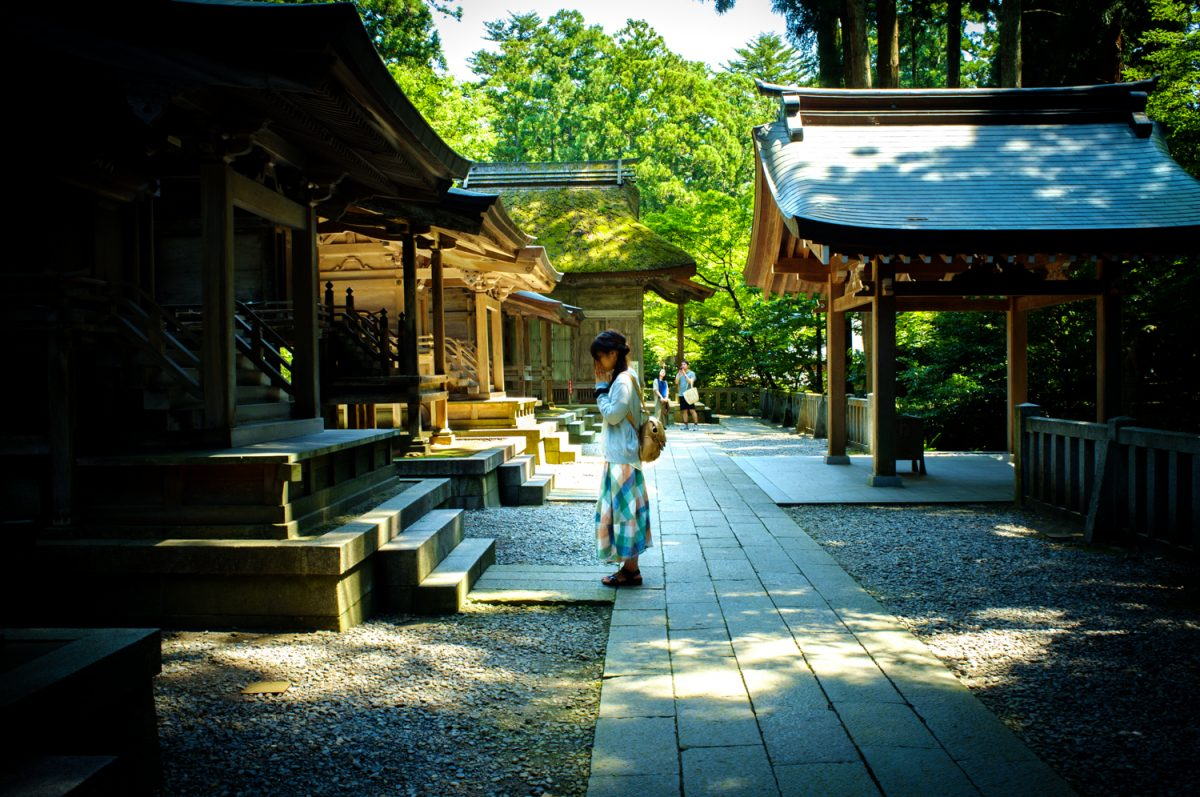
#> input picture opencv_based/images/image_3.jpg, 1200 x 797 px
$ python read_video.py
#> lines starting #> are read from the running program, lines starting #| are printed output that depends on the picture; after the words box and inside, x2 and y2 are one past the last pixel; in counts of white or black regions, pixels touching at a corner belong together; pictures that were not available may be replaced by others from this repository, and a replacement may not be noted
#> in convert_video, frame is the input picture: shape (797, 1200, 3); mean B, G, R 59.8, 74.8, 59.7
### opencv_based/cartoonizer.py
import cv2
import numpy as np
import time
from scipy import ndimage
from scipy.ndimage.filters import convolve
from PIL import ImageEnhance, Image

class Cartoonizer:

    def __init__(self):
        pass


    # [6 lines left out: function gaussian_kernel, not called in this run]


    def bilateral_filter(self, image):
        num_filters = 10
        for _ in range(num_filters):
            img_color = cv2.bilateralFilter(image, 15, 30, 20)
        converter = ImageEnhance.Color(Image.fromarray(img_color))
        return np.asarray(converter.enhance(2))
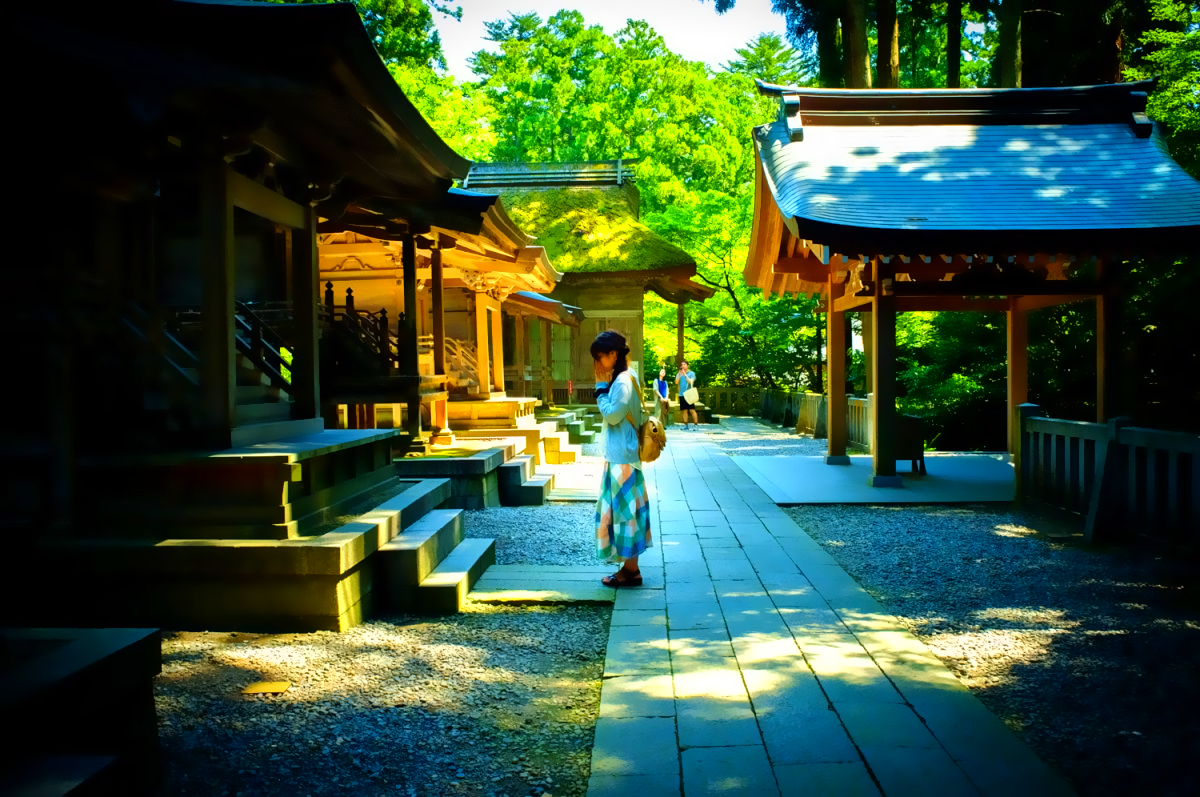
#> returned value: shape (797, 1200, 3); mean of channels 0, 1, 2 55.2, 80.4, 52.7; drawn as B, G, R
        # return img_color


    def edge_detection(self, image):
        img_gray = cv2.cvtColor(image, cv2.COLOR_RGB2GRAY)
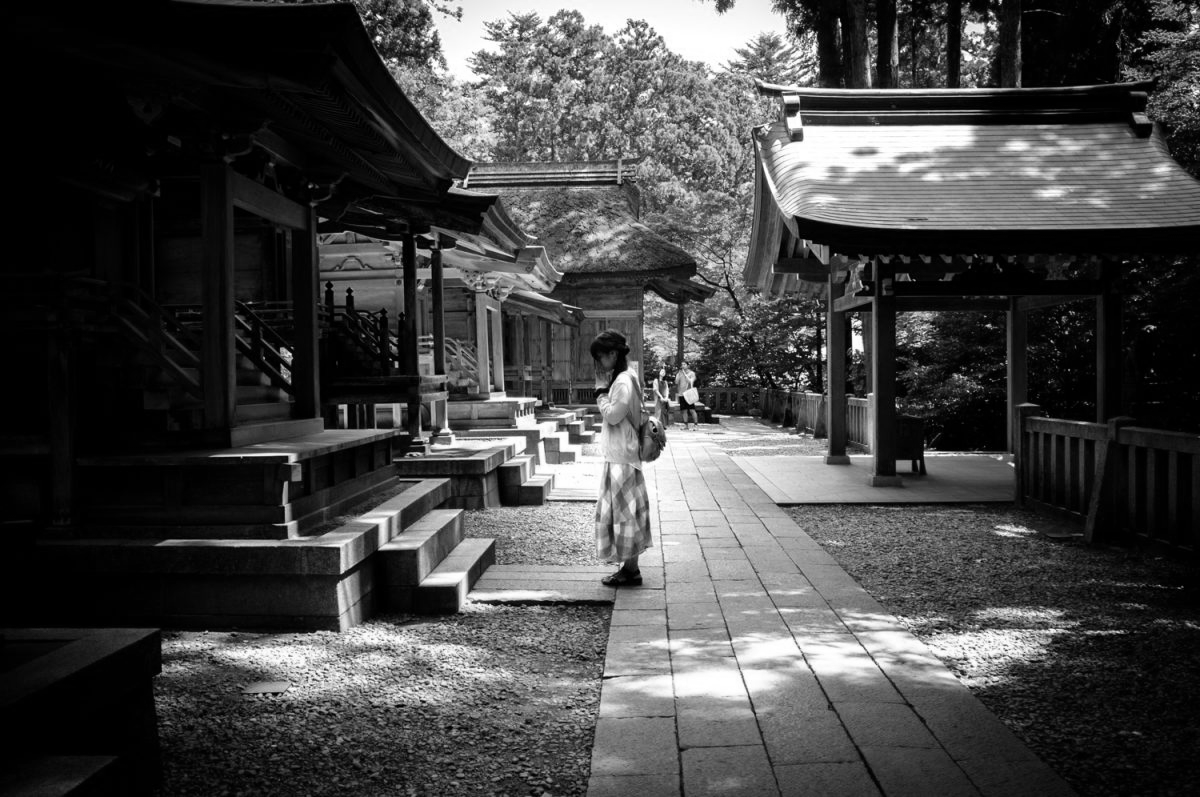
#> img_gray: shape (797, 1200); min 0, max 255, mean 68.5
        # img_edge = cv2.Canny(img_gray,100,220)
        # img_smoothed = convolve(img_gray, self.gaussian_kernel(9, 1.4))
        img_smoothed = cv2.medianBlur(img_gray, 5)
        img_edge = cv2.adaptiveThreshold(img_smoothed, 255, cv2.ADAPTIVE_THRESH_GAUSSIAN_C,
            cv2.THRESH_BINARY, 9, 11)
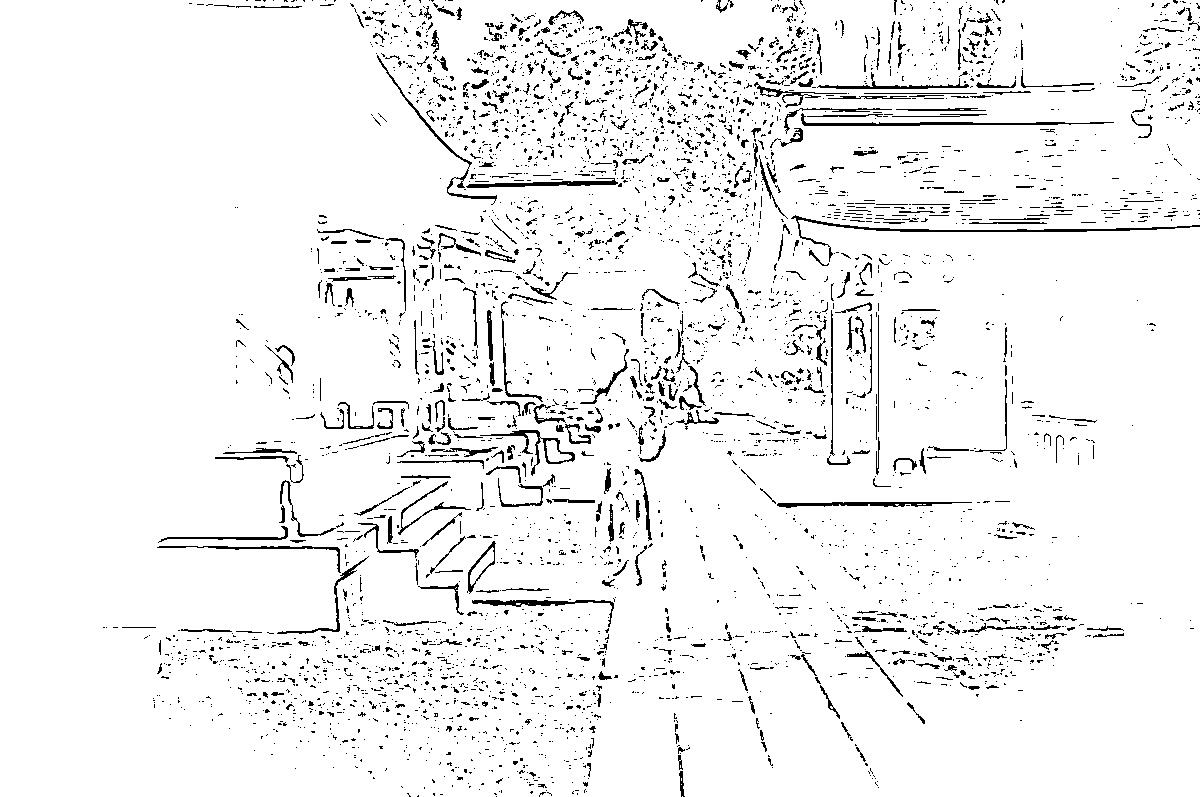
#> img_edge: shape (797, 1200); 94.7% white; black in thin lines or dots
        # img_edge = cv2.Canny(img_smoothed,100,200)
        return img_edge


    def render(self, img_rgb):
        img_color = self.bilateral_filter(img_rgb)
        img_edge = self.edge_detection(img_rgb)
        # img_color[img_edge == 255] = [53, 53, 53]
        # img_color = cv2.bitwise_and(img_color, img_color, mask=img_edge)
        # img_color = cv2.bitwise_and(img_color, 255-img_edge)

        img_edge = cv2.cvtColor(img_edge, cv2.COLOR_GRAY2RGB)
#> img_edge: shape (797, 1200, 3); 94.7% white; black in thin lines or dots
        img_cartoon = cv2.bitwise_and(img_color, img_edge)
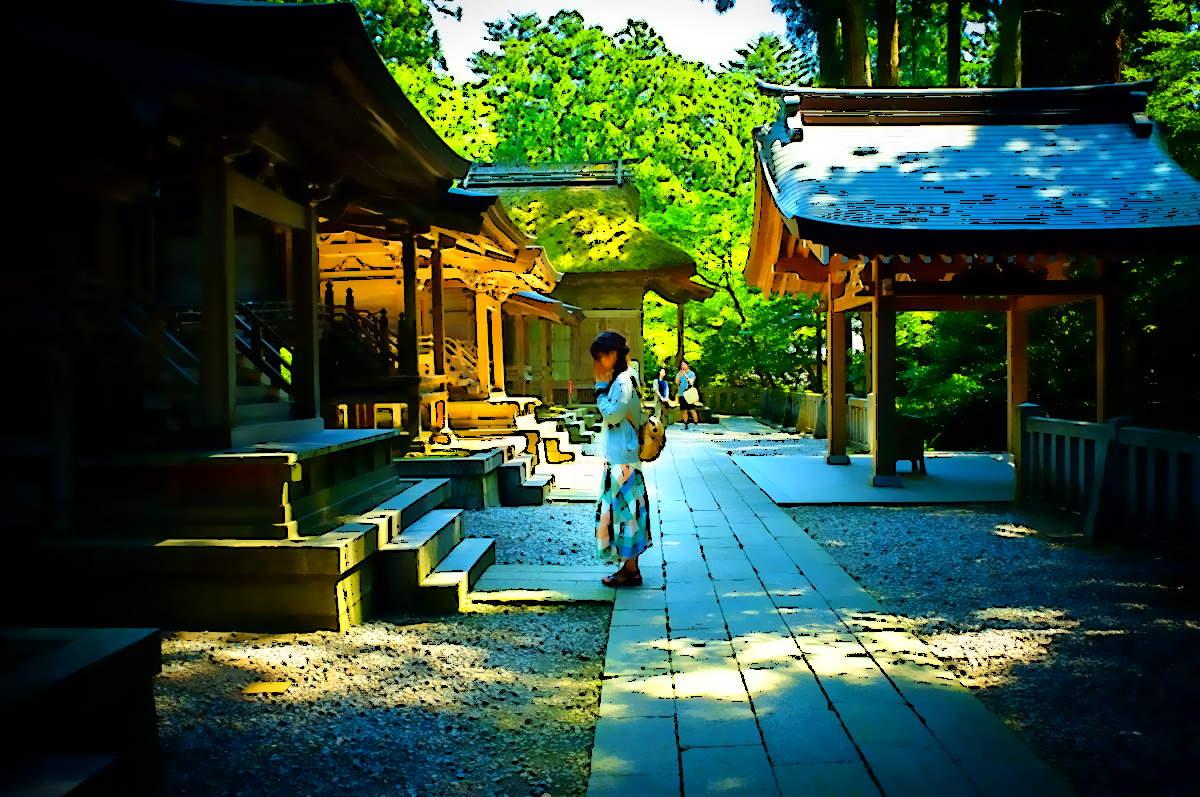
#> img_cartoon: shape (797, 1200, 3); mean B, G, R 53, 75.6, 49.4
        return img_cartoon

# [10 lines of commented-out code are left out]

### opencv_based/read_video.py
import argparse
import cv2
import numpy as np
from cartoonizer import Cartoonizer
import os

tmp_canvas = Cartoonizer()


def convert_video(cap, result):
    if (cap.isOpened()== False):
        print("Error opening video file")

    while(cap.isOpened()):
        ret, frame = cap.read()
        if ret == True:
            cartoonze_image = tmp_canvas.render(frame)
            cartoonze_image = cv2.resize(cartoonze_image, size)
            # cv2.imshow('Frame', cartoonze_image)
            result.write(cartoonze_image.astype('uint8'))

            if cv2.waitKey(25) & 0xFF == ord('q'):
#> (key q is pressed here)
                break
        else:
    	    break

    cap.release()
    cv2.destroyAllWindows()


if __name__ == "__main__":
    # [4 lines of commented-out code are left out]
    folder_path = './videos'
    op_folder_path = './outputs'
    video_list = os.listdir(folder_path)
    print(video_list)
    for a_video in video_list:
        video_path = os.path.join(folder_path, a_video)
        op_video_path = os.path.join(op_folder_path, a_video)
        cap = cv2.VideoCapture(video_path)
        fps = cap.get(cv2.CAP_PROP_FPS)
        size = (int(cap.get(3)), int(cap.get(4)))

        fourcc  = cv2.VideoWriter_fourcc(*"MJPG")
        result = cv2.VideoWriter(op_video_path,  fourcc, fps, size)
        convert_video(cap, result)

$ run again, on opencv_based/images/image_4.jpg
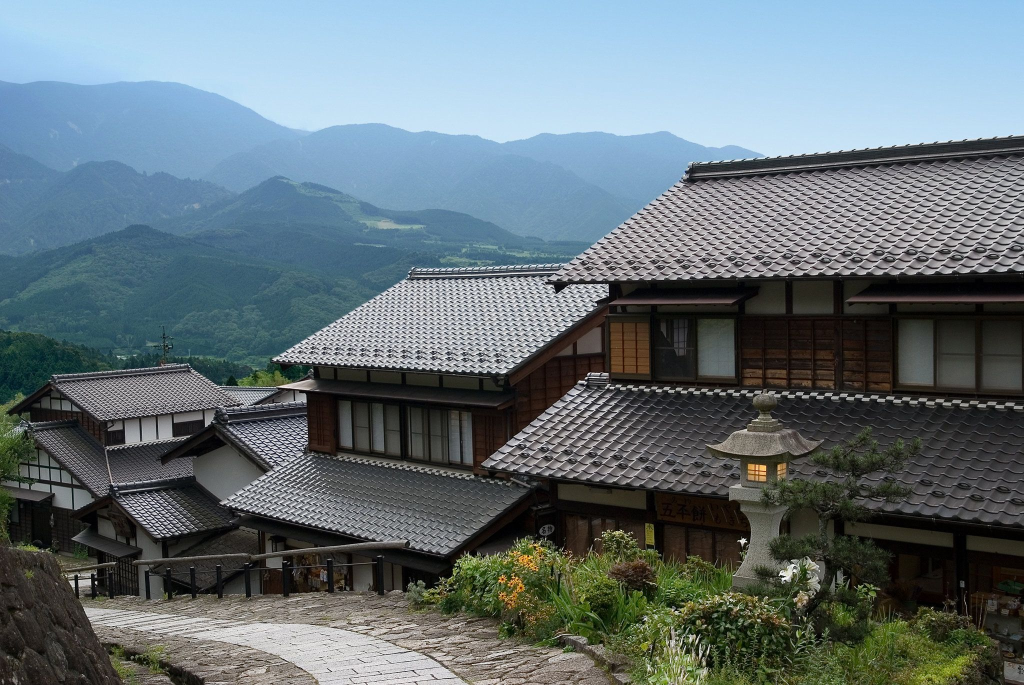
#> input picture opencv_based/images/image_4.jpg, 2047 x 1370 px (shown at 1/2 size)
#> in convert_video, frame is the input picture: shape (1370, 2047, 3); mean B, G, R 120, 114.2, 100.7
#> in edge_detection, `img_edge = cv2.adaptiveThreshold(img_smoothed, 255, cv2.ADAPTIVE_THRES..`:
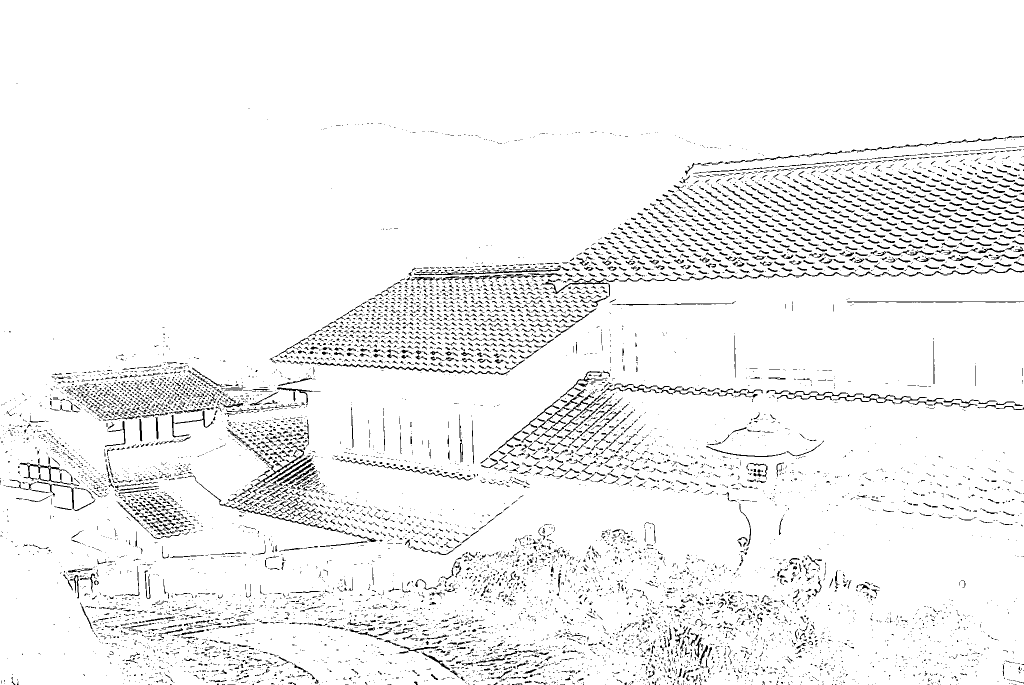
#> img_edge: shape (1370, 2047) (shown at 1/2 size); 94.9% white; black in thin lines or dots, all inside (x1, y1, x2, y2) = (0, 167, 2047, 1370)
#> in render, `img_cartoon = cv2.bitwise_and(img_color, img_edge)`:
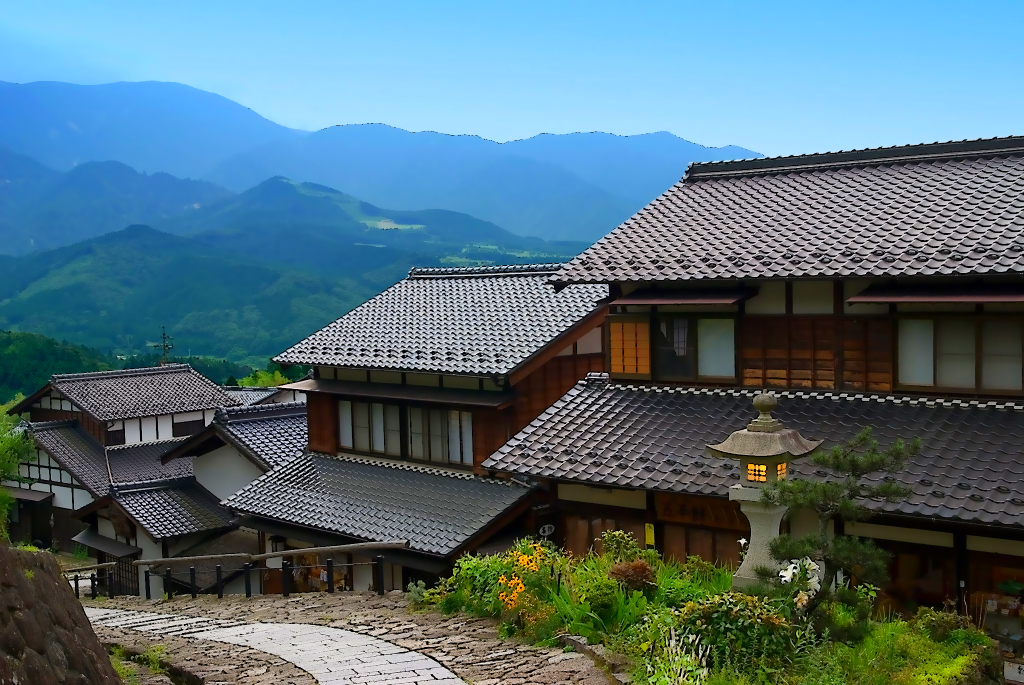
#> img_cartoon: shape (1370, 2047, 3) (shown at 1/2 size); mean B, G, R 120.6, 110.4, 83.4

$ run again, on opencv_based/images/image_5.jpg
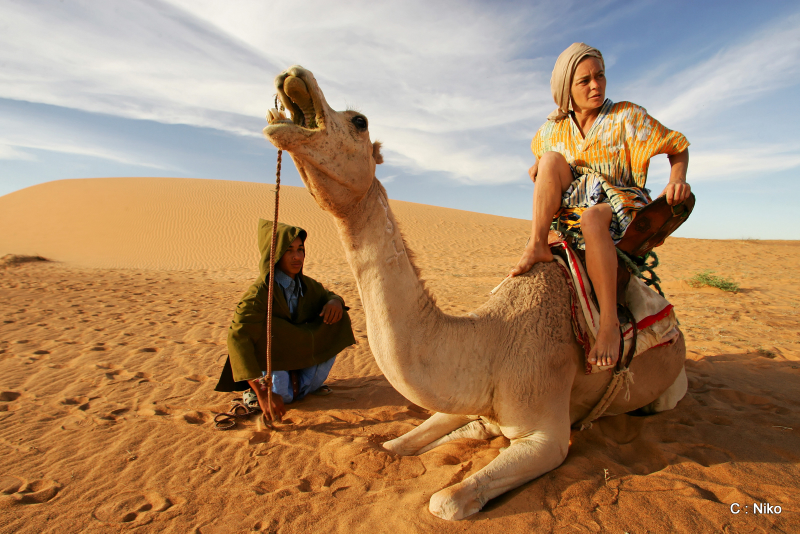
#> input picture opencv_based/images/image_5.jpg, 1600 x 1067 px (shown at 1/2 size)
#> in convert_video, frame is the input picture: shape (1067, 1600, 3); mean B, G, R 102.2, 135.7, 170.9
#> in edge_detection, `img_edge = cv2.adaptiveThreshold(img_smoothed, 255, cv2.ADAPTIVE_THRES..`:
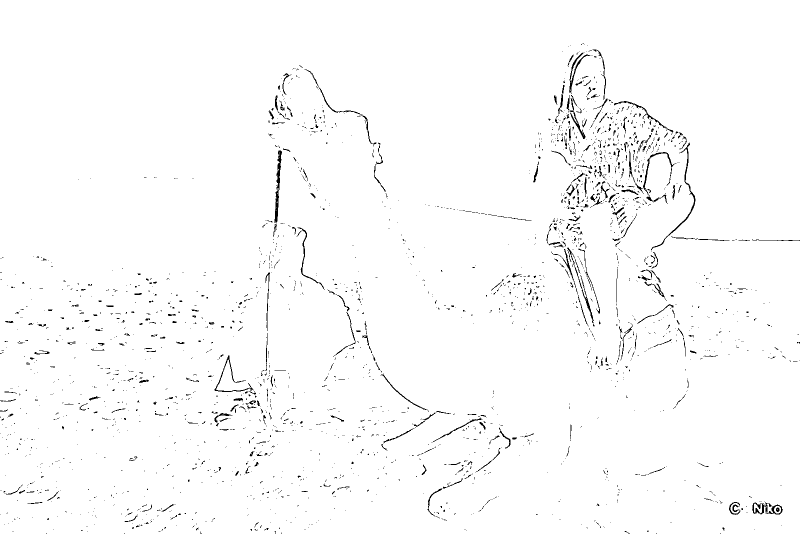
#> img_edge: shape (1067, 1600) (shown at 1/2 size); 98.3% white; black in thin lines or dots
#> in render, `img_cartoon = cv2.bitwise_and(img_color, img_edge)`:
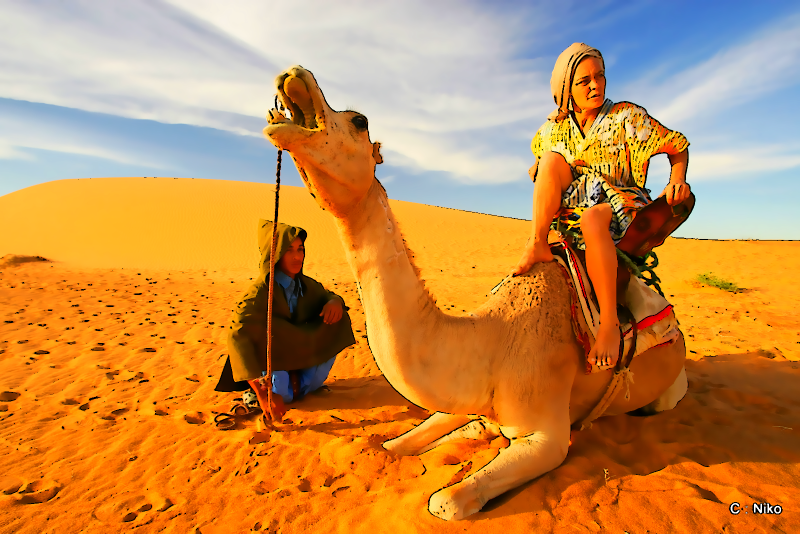
#> img_cartoon: shape (1067, 1600, 3) (shown at 1/2 size); mean B, G, R 77.6, 140.5, 199.9
